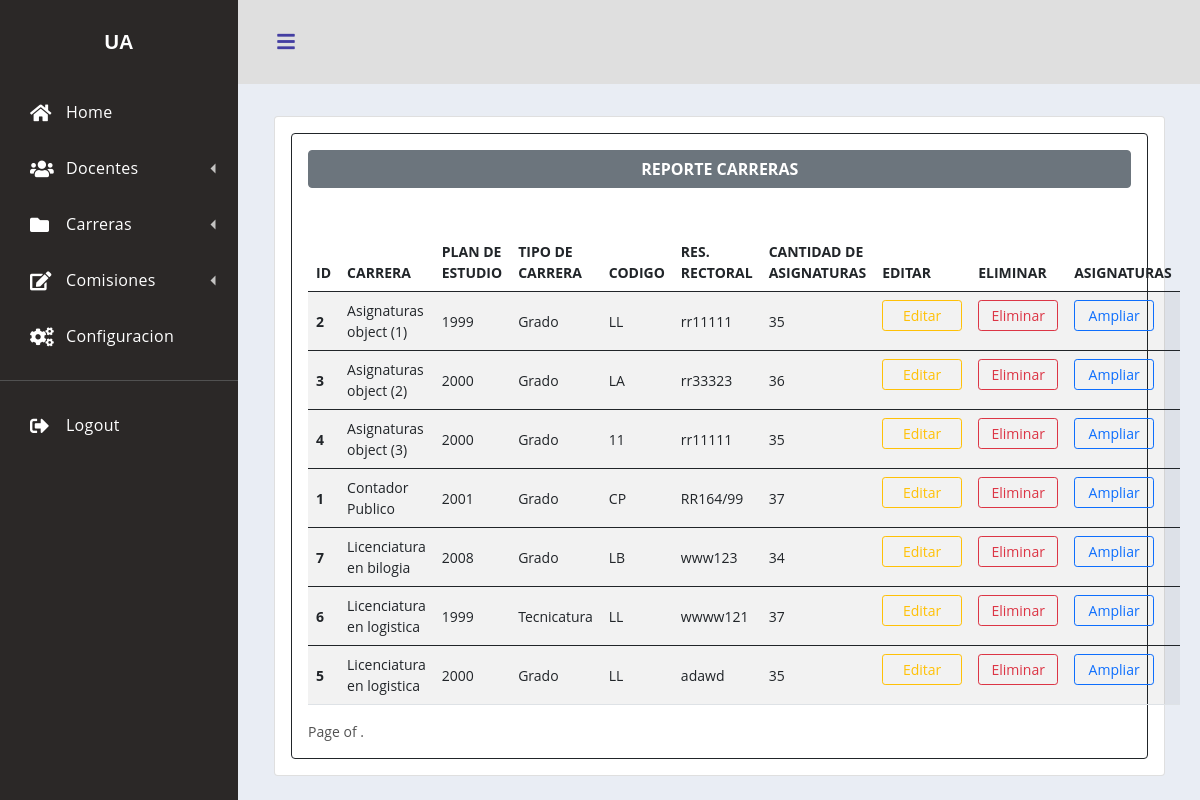
Page /reporte_carreras/ on the earlier database version.
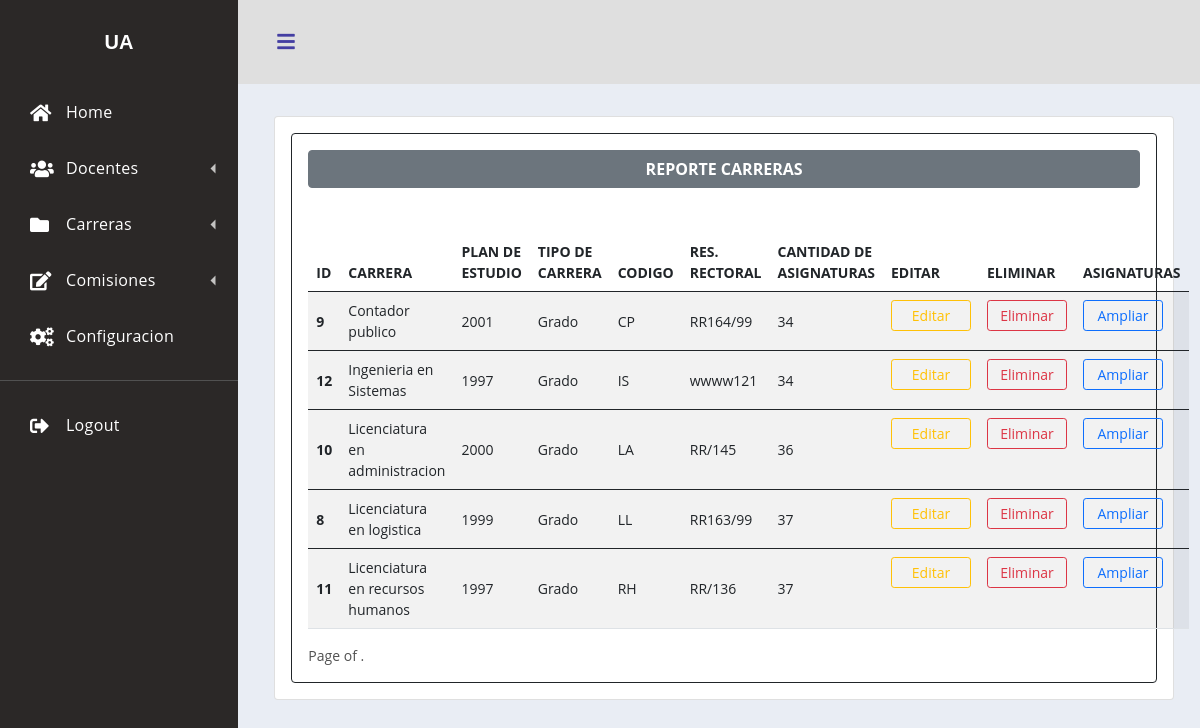
Same page on the later database version.
### app_nomb_doc/models.py (models this page shows, shortened)
class Carreras(models.Model):   #OK
    carrera=models.CharField(max_length=40)
    codigo=models.CharField(max_length=20, unique=True)
    tipo_carrera=models.CharField(max_length=40)
    plan_de_estudio=models.IntegerField()
    resolucion_rectoral=models.CharField(max_length=20)
    cantidad_asignaturas=models.IntegerField()
    class Meta: #Para personalizar datos en admin
        verbose_name="Carrera"
        verbose_name_plural="Carreras"
        db_table="Carreras"

### app_nomb_doc/views.py (the view)
# urls.py: path('reporte_carreras/', reporte_carrera, name='reportecarreras'),
def reporte_carrera(request):
    reporte_carrera=Carreras.objects.all().order_by('carrera', 'plan_de_estudio').values()
    return render(request, 'formularios/carreras/reporte_carreras.html', {'reporte_carrera': reporte_carrera})

### app_nomb_doc/templates/formularios/carreras/reporte_carreras.html (shortened to what this page needs)
{% extends 'static/inicio.html' %}
{% load crispy_forms_tags %}
{% block contenido %}
<body>
    <br>
    <br>
    <div class="container mt-18" style="width: 95%; font-size:14px">
    <form action="" method="GET" class="card p-3 mt-5" autocomplete="on" novalidate> {% csrf_token %}
        <div class="card border-dark p-3">
            <span class="btn btn-secondary mb-4"><strong>REPORTE CARRERAS</strong></span>
            <br>
            <table class="table table-striped">
                <thead>
                <tr>
                    <th scope="col">ID</th>
                    <th colspan='3'>CARRERA</th>
                    <th scope="col">PLAN DE ESTUDIO</th>
                    <th scope="col">TIPO DE CARRERA</th>
                    <th scope="col">CODIGO</th>
                    <th scope="col">RES. RECTORAL</th>
                    <th scope="col">CANTIDAD DE ASIGNATURAS</th>
                    <th scope="col">EDITAR</th>
                    <th scope="col">ELIMINAR</th>
                    <th scope="col">ASIGNATURAS</th>
                </tr>
                </thead>
            {% for reporte in reporte_carrera %}
            <tbody>
                <tr>
                    <th scope="row" style="vertical-align:middle">{{reporte.id}}</th>
                    <td colspan='3' style="vertical-align:middle">{{reporte.carrera}}</td>
                    <td style="vertical-align:middle">{{reporte.plan_de_estudio}}</td>
                    <td style="vertical-align:middle">{{reporte.tipo_carrera}}</td>
                    <td style="vertical-align:middle">{{reporte.codigo}}</td>
                    <td style="vertical-align:middle">{{reporte.resolucion_rectoral}}</td>
                    <td style="vertical-align:middle">{{reporte.cantidad_asignaturas}}</td>
                    <td><a href="{% url 'editarcarrera' reporte.id %}" class="btn btn-outline-warning btn-sm mt-0" style="width:80px"href="#">Editar</td>
                    <td><a href="{% url 'eliminarcarrera' reporte.id %}" class="btn btn-outline-danger btn-sm mt-0" style="width:80px" href="#">Eliminar</td>
                    <td><a href="{% url 'listarasignaturas' reporte.id %}" class="btn btn-outline-primary btn-sm mt-0" style="width:80px" href="#">Ampliar</td>
                </tr>
            </tbody>
            {% endfor %}
            </table>
        <div class="pagination">
            <span class="step-links">
                <span class="current">
                    Page {{ page_obj.number }} of {{ page_obj.paginator.num_pages }}.
                </span>
            </span>
        </div>
        </div>
    </form>
    </div>
</body>
{% endblock %}

Differences in the rows shown:
removed Carreras: id "2", carrera "Asignaturas object (1)", plan_de_estudio "1999", tipo_carrera "Grado", codigo "LL", resolucion_rectoral "rr11111", cantidad_asignaturas "35"
removed Carreras: id "3", carrera "Asignaturas object (2)", plan_de_estudio "2000", tipo_carrera "Grado", codigo "LA", resolucion_rectoral "rr33323", cantidad_asignaturas "36"
removed Carreras: id "4", carrera "Asignaturas object (3)", plan_de_estudio "2000", tipo_carrera "Grado", codigo "11", resolucion_rectoral "rr11111", cantidad_asignaturas "35"
removed Carreras: id "1", carrera "Contador Publico", plan_de_estudio "2001", tipo_carrera "Grado", codigo "CP", resolucion_rectoral "RR164/99", cantidad_asignaturas "37"
removed Carreras: id "7", carrera "Licenciatura en bilogia", plan_de_estudio "2008", tipo_carrera "Grado", codigo "LB", resolucion_rectoral "www123", cantidad_asignaturas "34"
removed Carreras: id "6", carrera "Licenciatura en logistica", plan_de_estudio "1999", tipo_carrera "Tecnicatura", codigo "LL", resolucion_rectoral "wwww121", cantidad_asignaturas "37"
removed Carreras: id "5", carrera "Licenciatura en logistica", plan_de_estudio "2000", tipo_carrera "Grado", codigo "LL", resolucion_rectoral "adawd", cantidad_asignaturas "35"
added Carreras: id "9", carrera "Contador publico", plan_de_estudio "2001", tipo_carrera "Grado", codigo "CP", resolucion_rectoral "RR164/99", cantidad_asignaturas "34"
added Carreras: id "12", carrera "Ingenieria en Sistemas", plan_de_estudio "1997", tipo_carrera "Grado", codigo "IS", resolucion_rectoral "wwww121", cantidad_asignaturas "34"
added Carreras: id "10", carrera "Licenciatura en administracion", plan_de_estudio "2000", tipo_carrera "Grado", codigo "LA", resolucion_rectoral "RR/145", cantidad_asignaturas "36"
added Carreras: id "8", carrera "Licenciatura en logistica", plan_de_estudio "1999", tipo_carrera "Grado", codigo "LL", resolucion_rectoral "RR163/99", cantidad_asignaturas "37"
added Carreras: id "11", carrera "Licenciatura en recursos humanos", plan_de_estudio "1997", tipo_carrera "Grado", codigo "RH", resolucion_rectoral "RR/136", cantidad_asignaturas "37"
